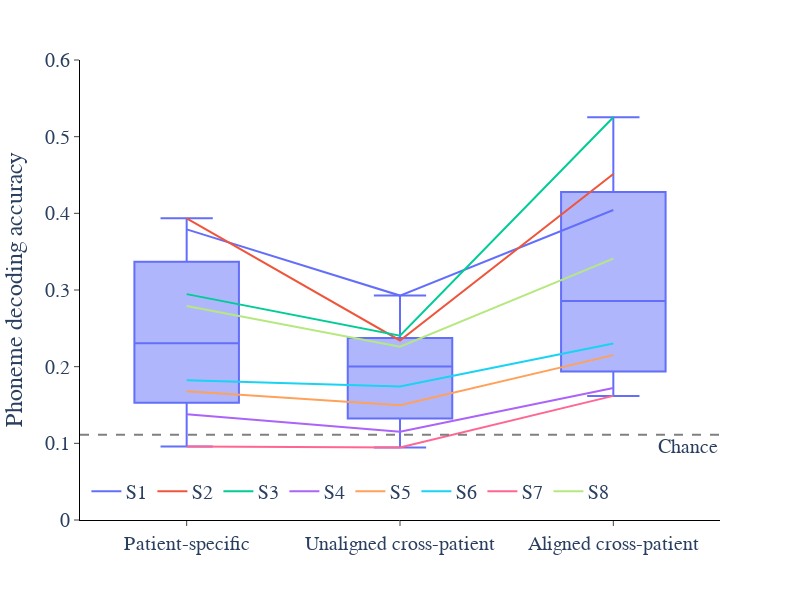

Source (notebook cell):
### Code cell
fig_ind = 'pAll'
fig_df = decode_df_long[decode_df_long['Phoneme Index'] == fig_ind].drop(columns=['Phoneme Index']).groupby(['Patient', 'Decoding Context'], sort=False).mean().reset_index()

fig = px.line(fig_df, x='Decoding Context', y="accuracy", color='Patient', width=800, height=600, color_discrete_sequence=px.colors.qualitative.Plotly)
fig.add_traces(px.box(fig_df, x='Decoding Context', y="accuracy").data)
fig.add_hline(y=1/9, line_dash='dash', line_color='grey', annotation_text='Chance', annotation_position='bottom right')
fig.update_layout(
    plot_bgcolor='white',
    legend=dict(
        orientation='h',
        yanchor='bottom',
        y=0.02,
        xanchor='left',
        x=0.01,
        title_text=''
    ),
    title_text='',
    title_x=0.5,
    font=dict(size=20, family='Arial')
)
fig.update_xaxes(
    title='',
    mirror=False,
    ticks='outside',
    showline=True,
    linecolor='black',
    showgrid=False,
)
fig.update_yaxes(
    title='Phoneme decoding accuracy',
    mirror=False,
    ticks='outside',
    showline=True,
    linecolor='black',
    showgrid=False,
    range=[0, 0.6]
)
fig.write_image(r"C:\Users\zms14\Box\CoganLab\IndividualMeetings\Zac\manuscripts\cross_patient_speech_decoding\figures\fig_4\tarPt_decoding.svg")
fig.show()

### Figure 1 — Plotly figure (JSON) as saved in the notebook; plotly's stock layout.template omitted (floating-point values rounded to 4 significant figures)
{"data": [{"hovertemplate": "Patient=S1<br>Decoding Context=%{x}<br>accuracy=%{y}<extra></extra>", "legendgroup": "S1", "line": {"color": "#636EFA", "dash": "solid"}, "marker": {"symbol": "circle"}, "mode": "lines", "name": "S1", "orientation": "v", "showlegend": true, "type": "scatter", "x": ["Patient-specific", "Unaligned cross-patient", "Aligned cross-patient"], "xaxis": "x", "y": [0.3791, 0.2927, 0.4044], "yaxis": "y"}, {"hovertemplate": "Patient=S2<br>Decoding Context=%{x}<br>accuracy=%{y}<extra></extra>", "legendgroup": "S2", "line": {"color": "#EF553B", "dash": "solid"}, "marker": {"symbol": "circle"}, "mode": "lines", "name": "S2", "orientation": "v", "showlegend": true, "type": "scatter", "x": ["Patient-specific", "Unaligned cross-patient", "Aligned cross-patient"], "xaxis": "x", "y": [0.3936, 0.2342, 0.4514], "yaxis": "y"}, {"hovertemplate": "Patient=S3<br>Decoding Context=%{x}<br>accuracy=%{y}<extra></extra>", "legendgroup": "S3", "line": {"color": "#00CC96", "dash": "solid"}, "marker": {"symbol": "circle"}, "mode": "lines", "name": "S3", "orientation": "v", "showlegend": true, "type": "scatter", "x": ["Patient-specific", "Unaligned cross-patient", "Aligned cross-patient"], "xaxis": "x", "y": [0.2946, 0.2404, 0.5254], "yaxis": "y"}, {"hovertemplate": "Patient=S4<br>Decoding Context=%{x}<br>accuracy=%{y}<extra></extra>", "legendgroup": "S4", "line": {"color": "#AB63FA", "dash": "solid"}, "marker": {"symbol": "circle"}, "mode": "lines", "name": "S4", "orientation": "v", "showlegend": true, "type": "scatter", "x": ["Patient-specific", "Unaligned cross-patient", "Aligned cross-patient"], "xaxis": "x", "y": [0.138, 0.115, 0.1723], "yaxis": "y"}, {"hovertemplate": "Patient=S5<br>Decoding Context=%{x}<br>accuracy=%{y}<extra></extra>", "legendgroup": "S5", "line": {"color": "#FFA15A", "dash": "solid"}, "marker": {"symbol": "circle"}, "mode": "lines", "name": "S5", "orientation": "v", "showlegend": true, "type": "scatter", "x": ["Patient-specific", "Unaligned cross-patient", "Aligned cross-patient"], "xaxis": "x", "y": [0.1679, 0.1497, 0.2151], "yaxis": "y"}, {"hovertemplate": "Patient=S6<br>Decoding Context=%{x}<br>accuracy=%{y}<extra></extra>", "legendgroup": "S6", "line": {"color": "#19D3F3", "dash": "solid"}, "marker": {"symbol": "circle"}, "mode": "lines", "name": "S6", "orientation": "v", "showlegend": true, "type": "scatter", "x": ["Patient-specific", "Unaligned cross-patient", "Aligned cross-patient"], "xaxis": "x", "y": [0.1821, 0.1742, 0.2301], "yaxis": "y"}, {"hovertemplate": "Patient=S7<br>Decoding Context=%{x}<br>accuracy=%{y}<extra></extra>", "legendgroup": "S7", "line": {"color": "#FF6692", "dash": "solid"}, "marker": {"symbol": "circle"}, "mode": "lines", "name": "S7", "orientation": "v", "showlegend": true, "type": "scatter", "x": ["Patient-specific", "Unaligned cross-patient", "Aligned cross-patient"], "xaxis": "x", "y": [0.09603, 0.09447, 0.1619], "yaxis": "y"}, {"hovertemplate": "Patient=S8<br>Decoding Context=%{x}<br>accuracy=%{y}<extra></extra>", "legendgroup": "S8", "line": {"color": "#B6E880", "dash": "solid"}, "marker": {"symbol": "circle"}, "mode": "lines", "name": "S8", "orientation": "v", "showlegend": true, "type": "scatter", "x": ["Patient-specific", "Unaligned cross-patient", "Aligned cross-patient"], "xaxis": "x", "y": [0.279, 0.2261, 0.3409], "yaxis": "y"}, {"alignmentgroup": "True", "hovertemplate": "Decoding Context=%{x}<br>accuracy=%{y}<extra></extra>", "legendgroup": "", "marker": {"color": "#636efa"}, "name": "", "notched": false, "offsetgroup": "", "orientation": "v", "showlegend": false, "type": "box", "x": ["Patient-specific", "Unaligned cross-patient", "Aligned cross-patient", "Patient-specific", "Unaligned cross-patient", "Aligned cross-patient", "Patient-specific", "Unaligned cross-patient", "Aligned cross-patient", "Patient-specific", "Unaligned cross-patient", "Aligned cross-patient", "Patient-specific", "Unaligned cross-patient", "Aligned cross-patient", "Patient-specific", "Unaligned cross-patient", "Aligned cross-patient", "Patient-specific", "Unaligned cross-patient", "Aligned cross-patient", "Patient-specific", "Unaligned cross-patient", "Aligned cross-patient"], "x0": " ", "xaxis": "x", "y": [0.3791, 0.2927, 0.4044, 0.3936, 0.2342, 0.4514, 0.2946, 0.2404, 0.5254, 0.138, 0.115, 0.1723, 0.1679, 0.1497, 0.2151, 0.1821, 0.1742, 0.2301, 0.09603, 0.09447, 0.1619, 0.279, 0.2261, 0.3409], "y0": " ", "yaxis": "y"}], "layout": {"annotations": [{"showarrow": false, "text": "Chance", "x": 1, "xanchor": "right", "xref": "x domain", "y": 0.1111, "yanchor": "top", "yref": "y"}], "font": {"family": "Arial", "size": 20}, "height": 600, "legend": {"orientation": "h", "title": {"text": ""}, "tracegroupgap": 0, "x": 0.01, "xanchor": "left", "y": 0.02, "yanchor": "bottom"}, "margin": {"t": 60}, "plot_bgcolor": "white", "shapes": [{"line": {"color": "grey", "dash": "dash"}, "type": "line", "x0": 0, "x1": 1, "xref": "x domain", "y0": 0.1111, "y1": 0.1111, "yref": "y"}], "title": {"text": "", "x": 0.5}, "width": 800, "xaxis": {"anchor": "y", "domain": [0, 1], "linecolor": "black", "mirror": false, "showgrid": false, "showline": true, "ticks": "outside", "title": {"text": ""}}, "yaxis": {"anchor": "x", "domain": [0, 1], "linecolor": "black", "mirror": false, "range": [0, 0.6], "showgrid": false, "showline": true, "ticks": "outside", "title": {"text": "Phoneme decoding accuracy"}}}}
